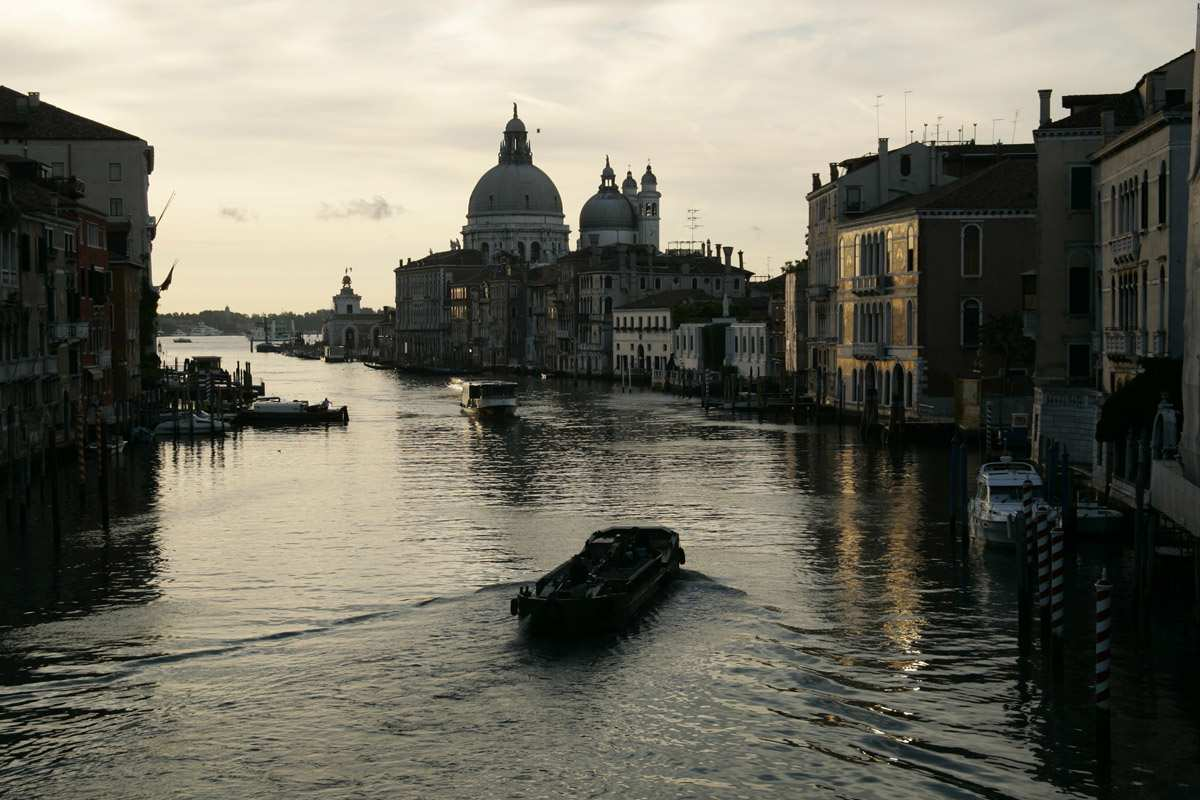
#> input picture img/venise/MeanSat.jpg, 1200 x 800 px
$ python -i colorimetric_transform.py   (imports and definitions only)
#> lines starting #> are read from the running program, lines starting #| are printed output that depends on the picture
#> further down, picture is the input picture: shape (800, 1200, 3); mean B, G, R 95.4, 107.7, 109.7
import numpy as np
import cv2
from display_func import show_image
from assert_decorator import is_img_greyscale


# [83 lines left out: functions compute_hist, match_histogram_to_cdf, correct_hist_grayscale, correct_hist_rgb, correct_hist_hsv, not called in this run]


def apply_clahe_grey(img, clipLimit=0.5, tile_size=(64, 64)):
    clahe = cv2.createCLAHE(clipLimit=clipLimit, tileGridSize=tile_size)

    # Appliquer CLAHE à l'image
    enhanced_img = clahe.apply(img)
    return enhanced_img


def apply_clahe_hsv(img):
    # Convert the image to YUV color space
    hsv_img = cv2.cvtColor(img, cv2.COLOR_BGR2HSV)
#> hsv_img: shape (800, 1200, 3); mean H, S, V 37.7, 61.3, 111.7
    # Split the YUV image into its channels
    h, s, v = cv2.split(hsv_img)
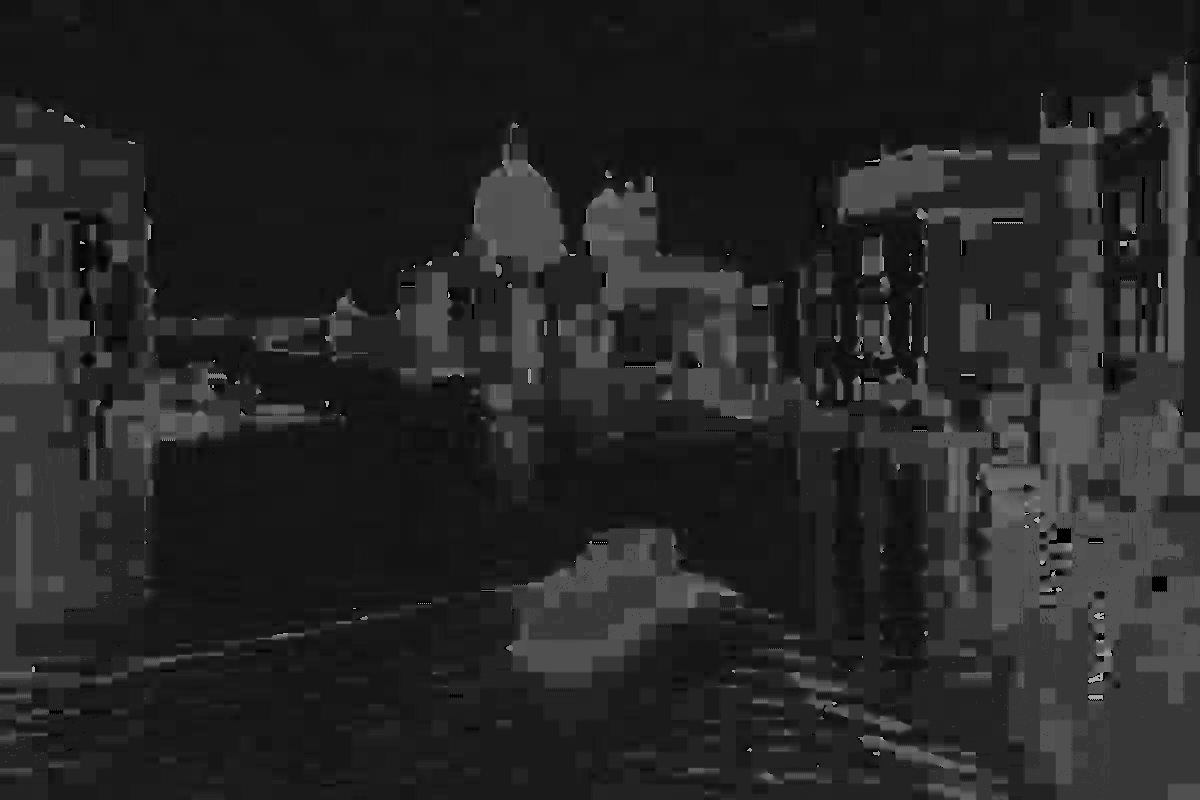
#> h: shape (800, 1200); min 0, max 178, mean 37.7
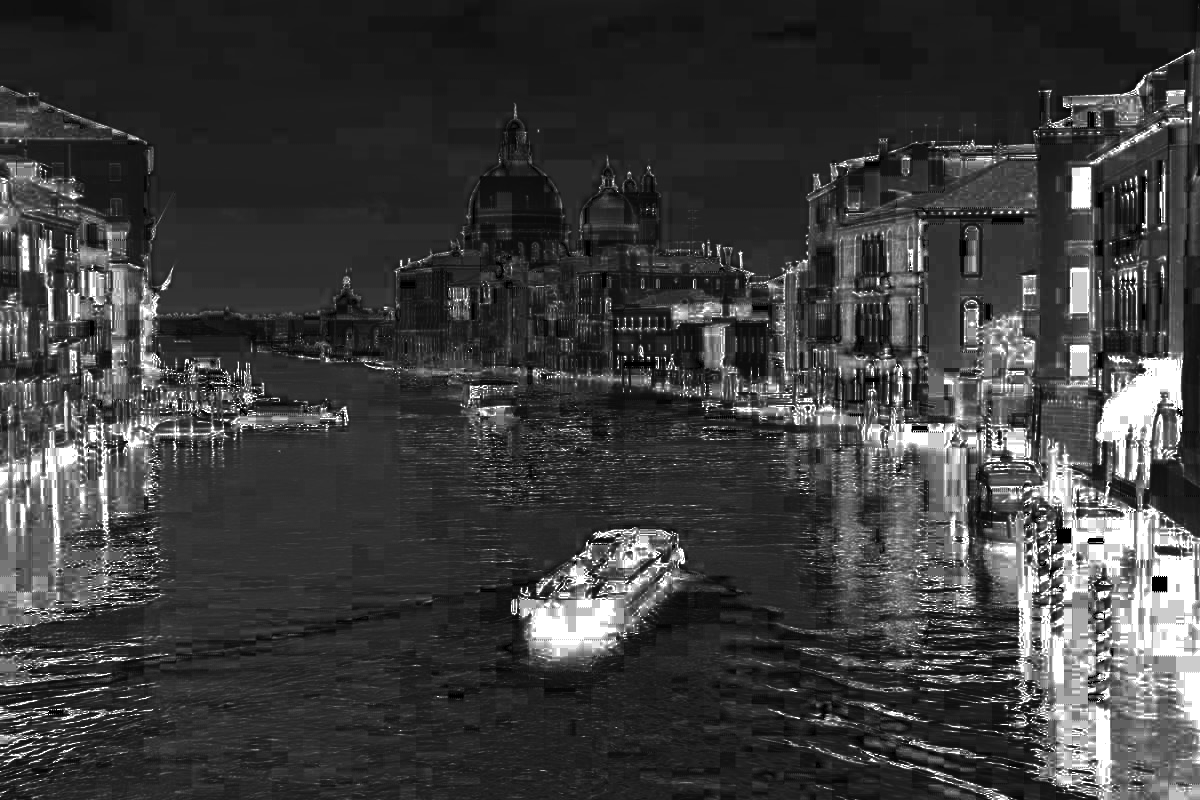
#> s: shape (800, 1200); min 0, max 255, mean 61.3
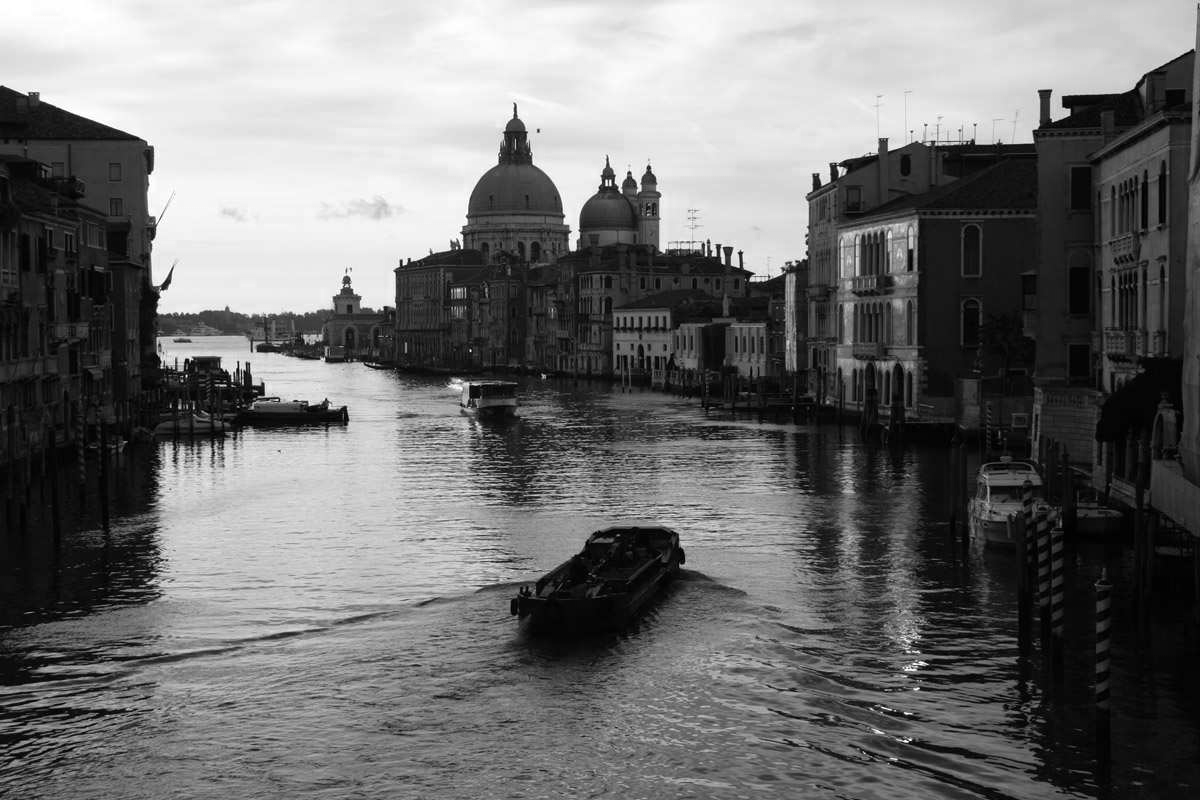
#> v: shape (800, 1200); min 0, max 255, mean 111.7
    # Apply CLAHE to the Y channel
    s_clahe = apply_clahe_grey(s, clipLimit=1.0)
    v_clahe = apply_clahe_grey(v)

    # Merge the enhanced Y channel with the original U and V channels
    enhanced_hsv_img = cv2.merge((h, s_clahe, v_clahe))
#> enhanced_hsv_img: shape (800, 1200, 3); mean H, S, V 37.7, 81.3, 137.9
    # Convert the image back to BGR color space
    enhanced_img = cv2.cvtColor(enhanced_hsv_img, cv2.COLOR_HSV2BGR)
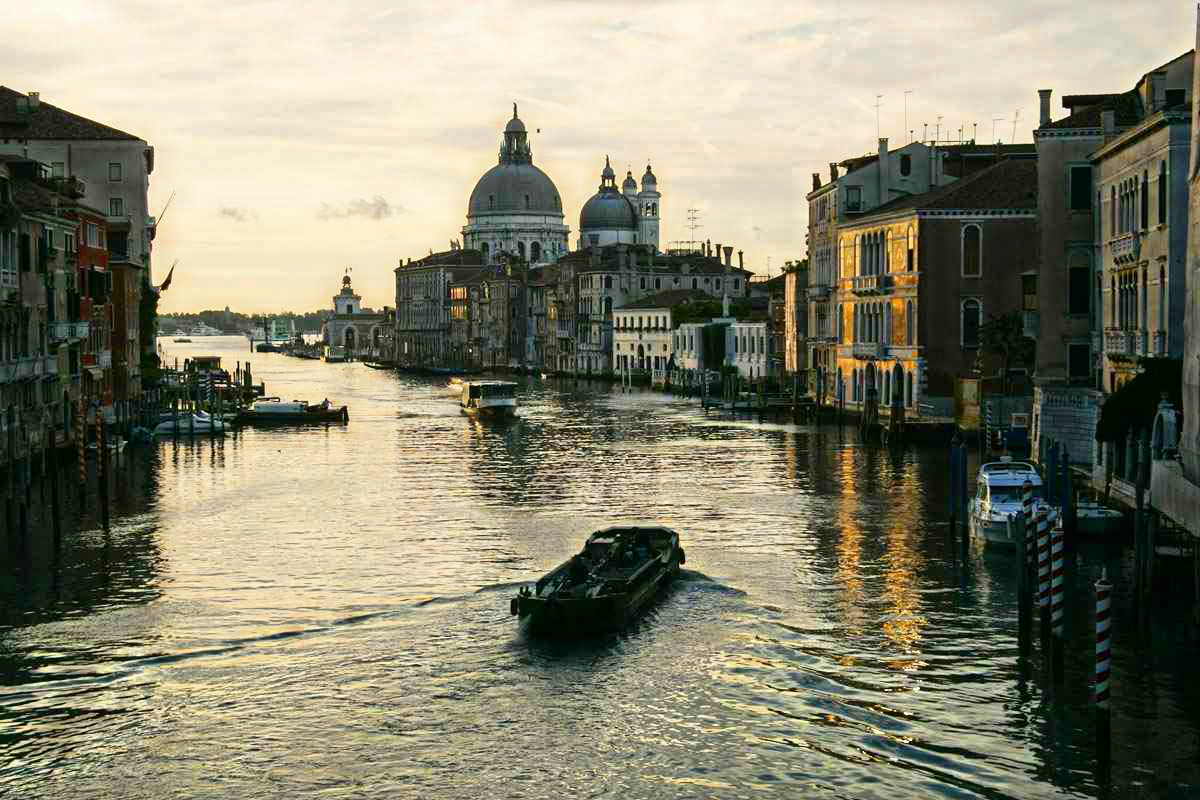
#> enhanced_img: shape (800, 1200, 3); mean B, G, R 109.7, 131.5, 133
    return enhanced_img

>>> import cv2
>>> picture = cv2.imread('img/venise/MeanSat.jpg')
>>> result = apply_clahe_hsv(picture)
